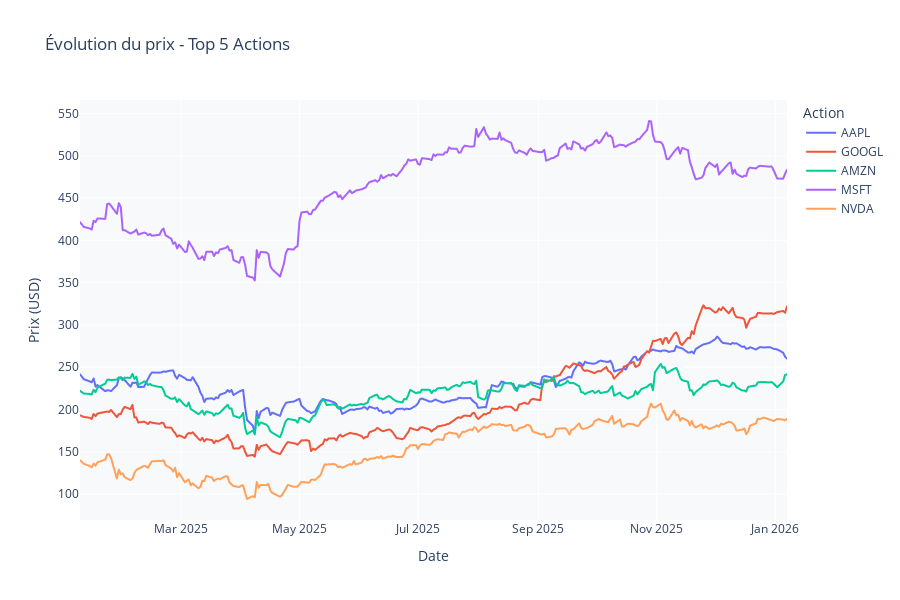

Notebook code cell kept with this figure:
### Markdown cell above
## GRAPHIQUE INTERACTIF 2 : Évolution temporelle des Top 5 stocks

### Code cell
top_5_symbols = ["AAPL", "MSFT", "GOOGL", "AMZN", "NVDA"]
top_5_data = sp500_data[sp500_data['symbol'].isin(top_5_symbols)].sort_values('date')

fig = px.line(
    top_5_data,
    x='date',
    y='close',
    color='symbol',
    title='Évolution du prix - Top 5 Actions',
    labels={'date': 'Date', 'close': 'Prix (USD)', 'symbol': 'Action'}
)

fig.update_layout(
    plot_bgcolor='#f8f9fa',
    paper_bgcolor='white',
    hovermode='x unified',
    height=600
)

fig.show()

### Figure 1 — Plotly figure (JSON) as saved in the notebook; plotly's stock layout.template omitted (floating-point values rounded to 4 significant figures; data arrays with more than 128 entries replaced by an {"elided": "..."} marker saying what was removed)
{"data": [{"hovertemplate": "Action=AAPL<br>Date=%{x}<br>Prix (USD)=%{y}<extra></extra>", "legendgroup": "AAPL", "line": {"color": "#636efa", "dash": "solid"}, "marker": {"symbol": "circle"}, "mode": "lines", "name": "AAPL", "showlegend": true, "type": "scattergl", "x": {"elided": "250 str values"}, "xaxis": "x", "y": {"elided": "250 float values"}, "yaxis": "y"}, {"hovertemplate": "Action=GOOGL<br>Date=%{x}<br>Prix (USD)=%{y}<extra></extra>", "legendgroup": "GOOGL", "line": {"color": "#EF553B", "dash": "solid"}, "marker": {"symbol": "circle"}, "mode": "lines", "name": "GOOGL", "showlegend": true, "type": "scattergl", "x": {"elided": "250 str values"}, "xaxis": "x", "y": {"elided": "250 float values"}, "yaxis": "y"}, {"hovertemplate": "Action=AMZN<br>Date=%{x}<br>Prix (USD)=%{y}<extra></extra>", "legendgroup": "AMZN", "line": {"color": "#00cc96", "dash": "solid"}, "marker": {"symbol": "circle"}, "mode": "lines", "name": "AMZN", "showlegend": true, "type": "scattergl", "x": {"elided": "250 str values"}, "xaxis": "x", "y": {"elided": "250 float values"}, "yaxis": "y"}, {"hovertemplate": "Action=MSFT<br>Date=%{x}<br>Prix (USD)=%{y}<extra></extra>", "legendgroup": "MSFT", "line": {"color": "#ab63fa", "dash": "solid"}, "marker": {"symbol": "circle"}, "mode": "lines", "name": "MSFT", "showlegend": true, "type": "scattergl", "x": {"elided": "250 str values"}, "xaxis": "x", "y": {"elided": "250 float values"}, "yaxis": "y"}, {"hovertemplate": "Action=NVDA<br>Date=%{x}<br>Prix (USD)=%{y}<extra></extra>", "legendgroup": "NVDA", "line": {"color": "#FFA15A", "dash": "solid"}, "marker": {"symbol": "circle"}, "mode": "lines", "name": "NVDA", "showlegend": true, "type": "scattergl", "x": {"elided": "250 str values"}, "xaxis": "x", "y": {"elided": "250 float values"}, "yaxis": "y"}], "layout": {"height": 600, "hovermode": "x unified", "legend": {"title": {"text": "Action"}, "tracegroupgap": 0}, "paper_bgcolor": "white", "plot_bgcolor": "#f8f9fa", "title": {"text": "Évolution du prix - Top 5 Actions"}, "xaxis": {"anchor": "y", "domain": [0, 1], "title": {"text": "Date"}}, "yaxis": {"anchor": "x", "domain": [0, 1], "title": {"text": "Prix (USD)"}}}}
